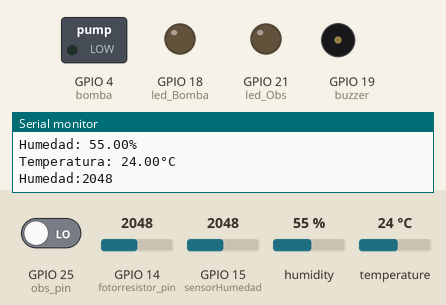
Simulated run of this sketch. Board: ESP32. Parts: switched loads named in the sketch (green lamp = pin HIGH), output pins drawn as LEDs (lit = HIGH), buzzer (waves = sounding, pin HIGH), the last lines printed to the serial monitor. The test bench sets the inputs (shaded band); at power-on: GPIO 25 (obs_pin) LOW, GPIO 15 (sensorHumedad) = 2048, GPIO 14 (fotorresistor_pin) = 2048, humidity 55 %, temperature 24 °C.

Above: at 1.3 s.
1.4 s: GPIO 25 (obs_pin) driven HIGH
At 3.1 s:
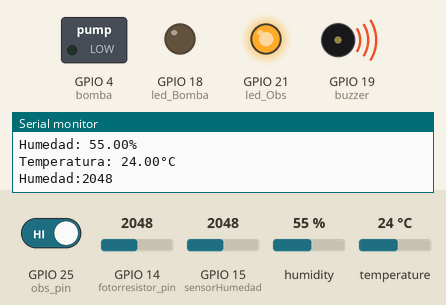
3.5 s: GPIO 15 (sensorHumedad) set to 3432
5.0 s: GPIO 15 (sensorHumedad) set to 3558
At 6.2 s:
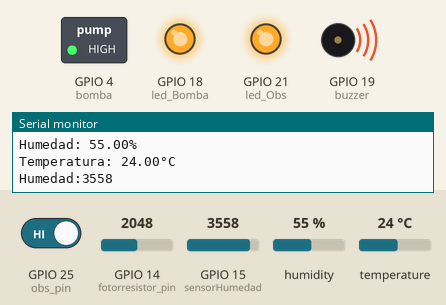
6.5 s: GPIO 25 (obs_pin) driven LOW
At 7.8 s:
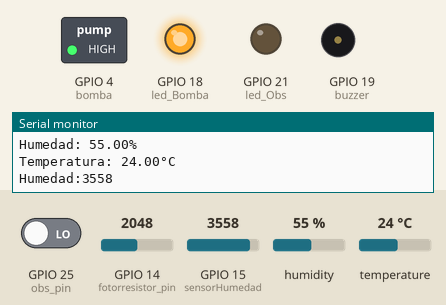
8.6 s: GPIO 15 (sensorHumedad) set to 551
10.1 s: GPIO 15 (sensorHumedad) set to 473
At 11.4 s:
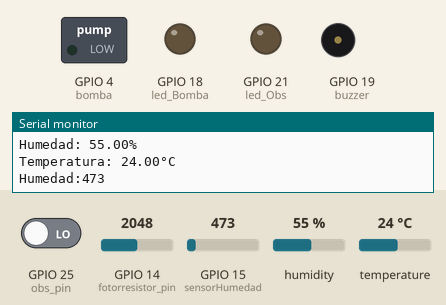
Timing chart, 0 to 12.6 s (numbered marks = the images above; inputs shaded):
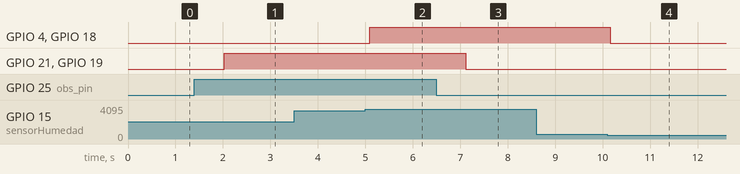

The sketch:

SistemaDeRiego.ino
```cpp
//Creación de variables
#include <DHT.h>
#define DHTTYPE DHT11
int sensorHumedad = 15 ; //sensor de humedad
int bomba= 4;//bomba de agua
int led_Bomba = 18;
int led_Obs = 21;
#define obs_pin 25 //obstaculos
#define fotorresistor_pin 14 //fotorresistor
#define DHTPIN 5 //DHT11
#define buzzer 19

DHT dht(DHTPIN, DHTTYPE);

void setup() {
  dht.begin();
  pinMode(obs_pin , INPUT);
  pinMode(bomba, OUTPUT);
  pinMode(buzzer, OUTPUT);
  pinMode(led_Bomba, OUTPUT);
  pinMode(led_Obs, OUTPUT);
  Serial.begin(115200);
}

void loop() {

  float h = dht.readHumidity();
  float t = dht.readTemperature();


  if(isnan(h) || isnan(t)){
    Serial.println("Error");
    return;
  }

  int fotorresistor_value = analogRead(fotorresistor_pin);
  int pl = fotorresistor_value * 0.01;
  int value = 0;
  value = digitalRead(obs_pin);

  //Monitoreo de valores
  Serial.println(" ");
  Serial.print("Humedad: ");
  Serial.print(h);
  Serial.println("%\t");
  Serial.print("Temperatura: ");
  Serial.print(t);
  Serial.println("°C ");


  //**************************************
  Serial.print("Humedad:");
  Serial.println(analogRead(sensorHumedad)); //Leer la humedad del sensor
  delay(500);

  Serial.print("Luz: ");
Serial.print(pl);
Serial.println("%");

// Sensor de obstaculos
if (value == HIGH) {
     Serial.println("Obstaculo: Detectado");
     digitalWrite(buzzer, HIGH);
     digitalWrite(led_Obs, HIGH);
  }else{
    Serial.println("Obstaculo: No detectado");
    digitalWrite(buzzer, LOW);
    digitalWrite(led_Obs, LOW);
  }

if(analogRead(sensorHumedad) >=3500){
  digitalWrite(bomba,HIGH);
  digitalWrite(led_Bomba, HIGH);
}else if(analogRead(sensorHumedad) <= 500){
  digitalWrite(bomba,LOW);
  digitalWrite(led_Bomba, LOW);
}
}
```

Measured:
- the behaviour switches between 3499 and 3500 on GPIO 15 (sensorHumedad) (found by bisection; images 1 and 2)
- the behaviour switches between 501 and 500 on GPIO 15 (sensorHumedad) (found by bisection; images 3 and 4)
- after the input at 1.4 s, GPIO 21 (led_Obs), GPIO 19 (buzzer): LOW → HIGH after 0.63 s
- after the input at 5.0 s, GPIO 4 (bomba), GPIO 18 (led_Bomba): LOW → HIGH after 0.09 s
- after the input at 6.5 s, GPIO 21 (led_Obs), GPIO 19 (buzzer): HIGH → LOW after 0.62 s
- after the input at 10.1 s, GPIO 4 (bomba), GPIO 18 (led_Bomba): HIGH → LOW after 0.06 s
